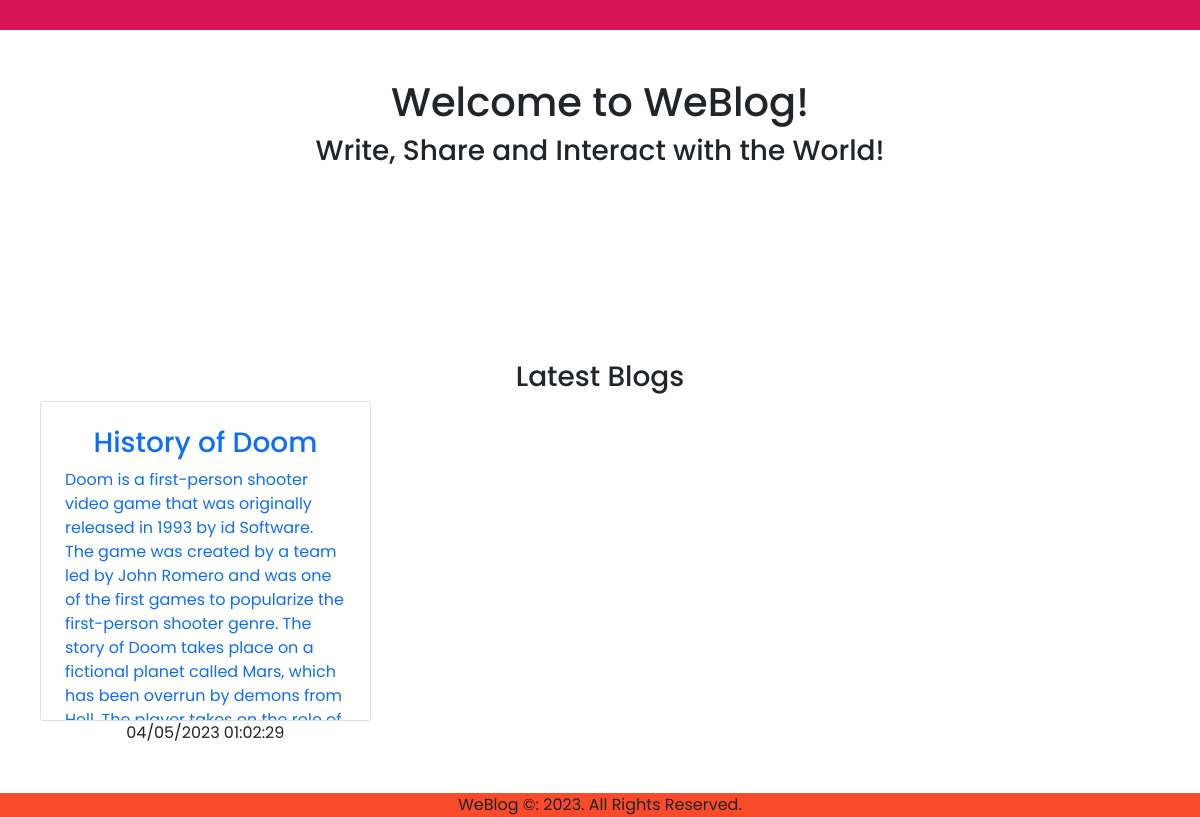
The page / on the database its author committed.
### tables this page shows
CREATE TABLE blogs
        (blogID INTEGER PRIMARY KEY AUTOINCREMENT,
        userID INTEGER,
        title TEXT NOT NULL,
        content TEXT NOT NULL,
        date TEXT NOT NULL,
        FOREIGN KEY(userID) REFERENCES users(userID));

### server.py (the view)
@app.route("/")
def routeToHome(latest_blogs_list=None):
    latest_blogs_list = repository.getLatestBlogs(latest_blogs_list)
    isSession = repository.checkUser()
    return render_template("index.html", isSession=isSession, len=len(latest_blogs_list), latest_blogs_list=latest_blogs_list)

### db.py (called while the page is built)
def getConnection():
    conn = sqlite3.connect('blog.db')
    return conn

### repository.py (called while the page is built)
def checkUser():
    user_id = session.get("user_id")
    if user_id == None:
        g.user = None
        return "no"
    else:
        db = getConnection()
        g.user = db.execute("SELECT * FROM users WHERE userID=?", (user_id,)).fetchone()
        return "yes"

def getLatestBlogs(latest_blogs_list):
    db = getConnection()
    latest_blogs_list = db.execute("SELECT * FROM blogs ORDER BY date ASC")
    latest_blogs_list = db.execute("SELECT * FROM blogs").fetchall()
    return latest_blogs_list

### templates/index.html (shortened to what this page needs)
{% extends 'base.html' %}
{% block content %}
<div id="homePageID container">
    <div class="row">
        <div class="col-lg-12 col-12 cont">
            <div class="header">
                <h1>Welcome to WeBlog!</h1>
                <h3>Write, Share and Interact with the World!</h3>
            </div>
        </div>
        <div class="col-lg-12 col-12 cont">
            <h3>Latest Blogs</h3>
            <div class="row">
                <div class="col-lg-4 col-12 cont">
                    {% for i in range(0, len) %}
                    <a href="{{ url_for('routeToViewBlog', blog_id=latest_blogs_list[i][0]) }}">
                        <div class="card snippet">
                            <h3>{{ latest_blogs_list[i][2] }}</h3>
                            <p>{{ latest_blogs_list[i][3] }}</p>
                        </div>
                    </a>
                    <span class="date">{{ latest_blogs_list[i][4] }}</span>
                    {% endfor %}
                </div>
            </div>
        </div>
    </div>
</div>
{% endblock %}

### static/styles/styles.css (style rules this page uses)
body { font-family: "Poppins", sans-serif; text-align: center; }
a { text-decoration: none; }
.card { cursor: pointer; padding: 1.5rem; }
.card > p { text-align: left; }
.cont { padding: 0 2rem; }
.date { text-align: right; }
.header { margin-bottom: 12rem; }
.snippet { height: 20rem; overflow: hidden; text-overflow: ellipsis; white-space: wrap; }

### rows shown on the page
blogs: title "History of Doom", content "Doom is a first-person shooter video game that was originally released in 1993 by id Software. The game was created by a team led by John Romero and was one of the first games to popularize the first-person shooter genre. The story of Doom takes place on a fictional planet called Mars, which has been overrun by demons from…", date "04/05/2023 01:02:29"
